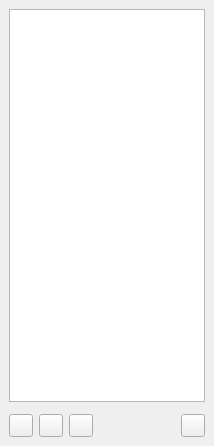
<?xml version="1.0" encoding="UTF-8"?>
<ui version="4.0">
 <class>MeshList</class>
 <widget class="QDockWidget" name="MeshList">
  <property name="geometry">
   <rect>
    <x>0</x>
    <y>0</y>
    <width>214</width>
    <height>446</height>
   </rect>
  </property>
  <property name="features">
   <set>QDockWidget::DockWidgetFloatable|QDockWidget::DockWidgetMovable</set>
  </property>
  <property name="windowTitle">
   <string>&amp;Meshes</string>
  </property>
  <widget class="QWidget" name="dockWidgetContents">
   <layout class="QVBoxLayout" name="verticalLayout">
    <item>
     <widget class="QListView" name="list"/>
    </item>
    <item>
     <widget class="BitMaskEditor" name="bitmask" native="true"/>
    </item>
    <item>
     <layout class="QHBoxLayout" name="horizontalLayout">
      <item>
       <widget class="QToolButton" name="showMaterial">
        <property name="toolTip">
         <string>Edit Material…</string>
        </property>
        <property name="text">
         <string/>
        </property>
        <property name="icon">
         <iconset resource="../../resource/ackui.qrc">
          <normaloff>:/icons/material.png</normaloff>:/icons/material.png</iconset>
        </property>
       </widget>
      </item>
      <item>
       <widget class="QToolButton" name="toggleMeshVis">
        <property name="toolTip">
         <string>Hide…</string>
        </property>
        <property name="text">
         <string/>
        </property>
        <property name="icon">
         <iconset resource="../../resource/ackui.qrc">
          <normaloff>:/icons/eye-off.png</normaloff>:/icons/eye-off.png</iconset>
        </property>
       </widget>
      </item>
      <item>
       <widget class="QToolButton" name="openTools">
        <property name="toolTip">
         <string>Apply tool…</string>
        </property>
        <property name="text">
         <string/>
        </property>
        <property name="icon">
         <iconset resource="../../resource/ackui.qrc">
          <normaloff>:/icons/screwdriver.png</normaloff>:/icons/screwdriver.png</iconset>
        </property>
       </widget>
      </item>
      <item>
       <spacer name="horizontalSpacer">
        <property name="orientation">
         <enum>Qt::Horizontal</enum>
        </property>
        <property name="sizeHint" stdset="0">
         <size>
          <width>40</width>
          <height>20</height>
         </size>
        </property>
       </spacer>
      </item>
      <item>
       <widget class="QToolButton" name="deleteMesh">
        <property name="text">
         <string/>
        </property>
        <property name="icon">
         <iconset resource="../../resource/ackui.qrc">
          <normaloff>:/icons/delete.png</normaloff>:/icons/delete.png</iconset>
        </property>
       </widget>
      </item>
     </layout>
    </item>
   </layout>
  </widget>
 </widget>
 <customwidgets>
  <customwidget>
   <class>BitMaskEditor</class>
   <extends>QWidget</extends>
   <header location="global">bitmaskeditor.hpp</header>
   <container>1</container>
  </customwidget>
 </customwidgets>
 <resources>
  <include location="../../resource/ackui.qrc"/>
 </resources>
 <connections/>
</ui>
